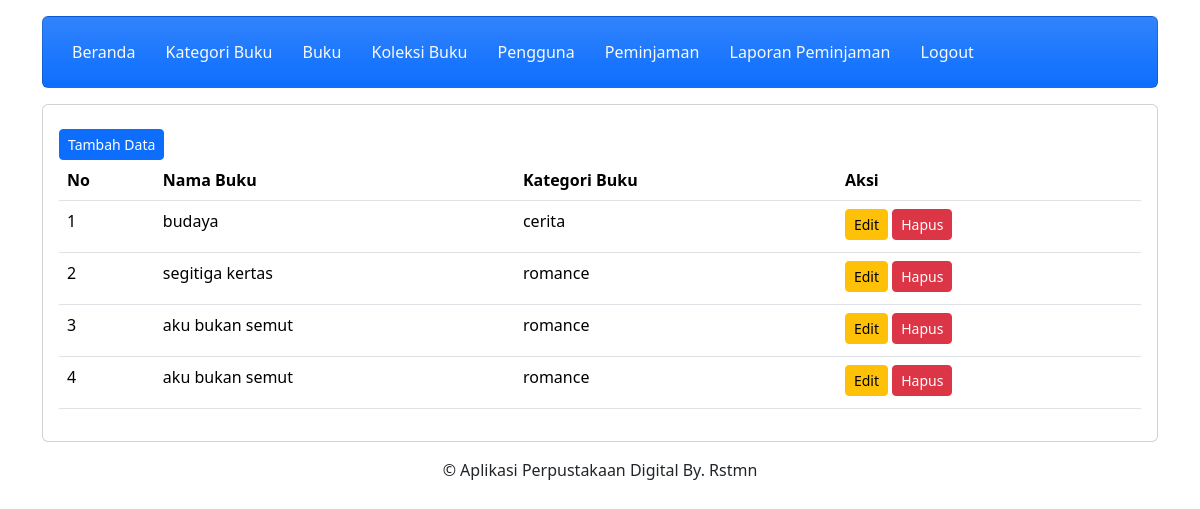
Screenshot of /admin/koleksi.php (signed in) with the database file from the repository.
### tables this page shows
CREATE TABLE `kategoribuku_relasi` (
  `kategori_buku_id` int(11) NOT NULL,
  `buku_id` int(11) NOT NULL,
  `kategori_id` int(11) NOT NULL
);

CREATE TABLE `buku` (
  `buku_id` int(11) NOT NULL,
  `judul` varchar(255) NOT NULL,
  `penulis` varchar(255) NOT NULL,
  `penerbit` varchar(255) NOT NULL,
  `tahun_terbit` int(11) NOT NULL
);

CREATE TABLE `kategoribuku` (
  `kategori_id` int(11) NOT NULL,
  `nama_kategori` varchar(255) NOT NULL
);

### admin/koleksi.php (the view, shortened to what this page needs)
<?php
include 'header.php';
include 'navbar.php';
?>
<div class ="content mt-3">
		<div class ="card">
			<div class ="card-body">
			<a href="tambah_koleksi.php" class="btn btn-primary btn-sm mt-2">Tambah Data</a>
			<table class="table">
				<thead>
					<tr>
						<th>No</th>
						<th>Nama Buku</th>
						<th>Kategori Buku</th>
						<th>Aksi</th>
					</tr>
				</thead>
				<tbody>
                <?php
								require_once "../config/config.php";
							$no=1;
							$sql="SELECT * FROM kategoribuku_relasi
							INNER JOIN buku ON kategoribuku_relasi.buku_id = buku.buku_id
							INNER JOIN kategoribuku ON kategoribuku_relasi.kategori_id = kategoribuku.kategori_id";
									$query = mysqli_query($conn, $sql);
									while ($row = mysqli_fetch_array($query)) {
									?>
									<tr>
										<td><?php echo $no++; ?></td>
										<td><?php echo $row['judul']; ?></td>
										<td><?php echo $row['nama_kategori']; ?></td>
										<td>
											<a href="edit_koleksi.php?kategori_buku_id=<?php echo $row["kategori_buku_id"]; ?>" class="btn btn-warning btn-sm mb-1">Edit</a>
											<a href="proses_hapus_koleksi.php?kategori_buku_id=<?php echo $row["kategori_buku_id"]; ?>" class="btn btn-danger btn-sm mb-1">Hapus</a>
										</td>
									</tr>
								<?php
								}
								?>
				</tbody>
			</table>
		</div>
	</div>
</div>
<?php
include 'footer.php';
?>

### rows the page displays
kategoribuku_relasi: buku.judul "budaya", kategori.nama_kategori "cerita"
kategoribuku_relasi: buku.judul "segitiga kertas", kategori.nama_kategori "romance"
kategoribuku_relasi: buku.judul "aku bukan semut", kategori.nama_kategori "romance"
kategoribuku_relasi: buku.judul "aku bukan semut", kategori.nama_kategori "romance"
